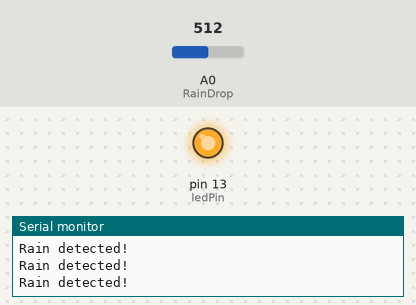
Recording of a sketch running on a simulated Arduino Uno, built with avr-gcc and run on an emulated ATmega328P. Parts: output pins drawn as LEDs (lit = HIGH), the last lines printed to the serial monitor. Inputs (shaded band) come from the test bench; at power-on: A0 (RainDrop) = 512.

Above: at 1.2 s.
1.3 s: A0 (RainDrop) set to 482
At 1.6 s:
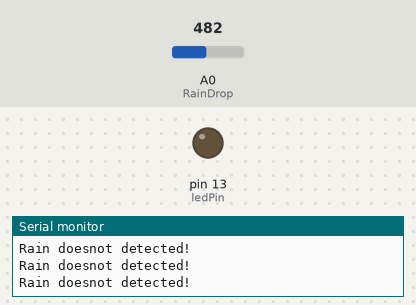
2.8 s: A0 (RainDrop) set to 510
At 3.6 s:
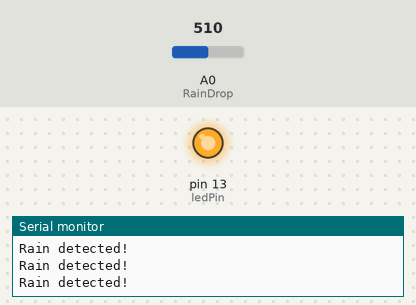
Timing chart, 0 to 5.8 s (numbered marks = the images above; inputs shaded):
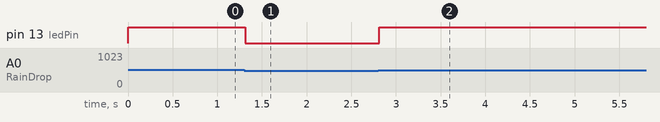

The sketch:

gassensor.ino
```cpp
const int RainDrop = A0;
const int ledPin = 13;
const int threshold = 500;

void setup() {
  pinMode(ledPin, OUTPUT);
  pinMode(RainDrop,INPUT);
  Serial.begin(9600);
}

void loop() {

  int RainDetect = analogRead(RainDetect);

  if (RainDetect > threshold) {
    digitalWrite(ledPin, HIGH);
    Serial.println("Rain detected!");
  }
  else{
    digitalWrite(ledPin , 0);
    Serial.println("Rain doesnot detected!");
  }
}
```

Measured:
- the behaviour switches between 501 and 500 on A0 (RainDrop) (found by bisection; images 0 and 1)
- after the input at 1.3 s, pin 13 (ledPin): HIGH → LOW at once
- after the input at 2.8 s, pin 13 (ledPin): LOW → HIGH at once
